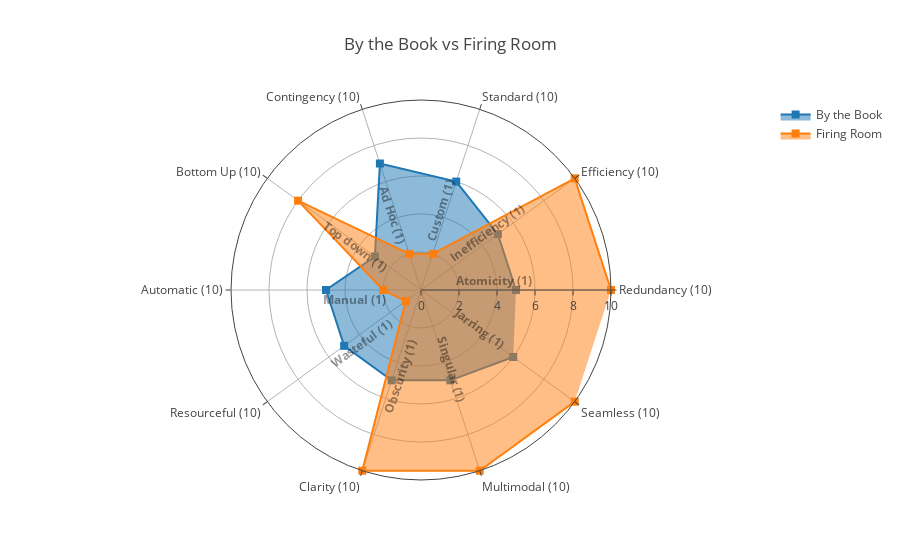
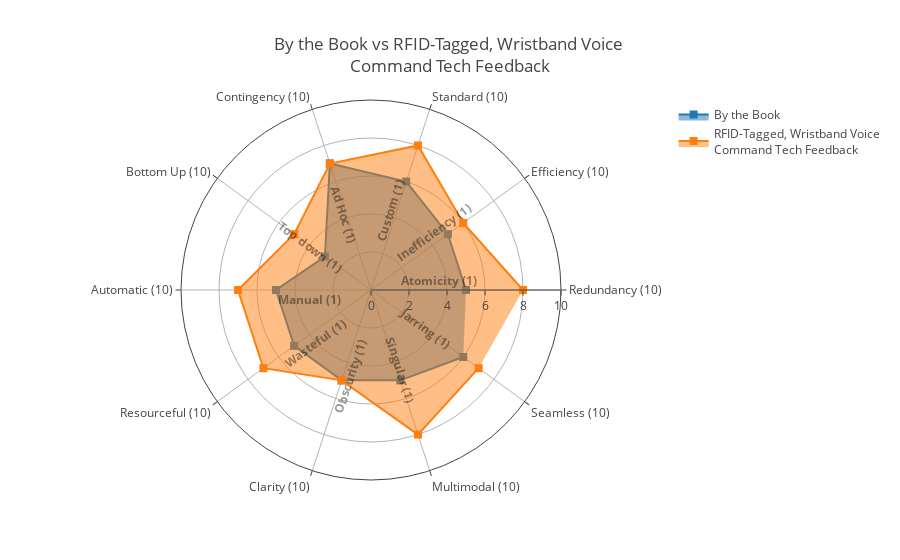

Source (notebook cell) for these figures, in order:
### Code cell
# create pairs of the ones you'd like to compare. should extend to longer lists as well
for pair in [[0,1], [0,5]]:
#     print(row)
    d = []
    
    lower_range=attrs[1:].str.split(' - ').str[0]
    upper_range=attrs[1:].str.split(' - ').str[1]
    title = ''
    for ind, idd in enumerate(pair):
        row = dfrt.iloc[idd]
        idea= row['idea']
        title += " vs " + idea if ind > 0 else idea
        stats = row.drop('idea').drop('notes')
        d.append(Scatterpolar(
          r = stats,
          theta = upper_range,
          fill = 'toself',
          hoverinfo='r',
          name=idea,
    #       connectgaps=True,
          marker = dict(
            symbol = "square",
            size = 8
          )
        ))
    

#     notes= row['notes']
    
    

    annot=[]
    for num in range(0,len(stats)):
        
        rr=0.05 # polar coord radius of annotations
    #     xcenter=0 # cartesian shift to get to center of graph
    #     ycenter=0 # cartesian shift to get to center of graph
    #     yscale=0 # annotation need scaling along y because of graph shape
    #     rr=0.03 # polar coord radius of annotations
        xcenter=0.5 # cartesian shift to get to center of graph
        ycenter=0.5 # cartesian shift to get to center of graph
        yscale=2.4 # annotation need scaling along y because of graph shape
        th=(2*np.pi/len(stats))*num #2pi = 360; get angular increment in radians
        thd=((360/len(stats))*num) # get angular increment in degrees
#         print('angle: '+ str(thd))
#         print('x: ' + str(np.cos(th)))
#         print('y: ' + str(np.sin(th)))
        xanchor="left"
        yanchor="top"
        if num in range(3,8): #flip the ones that are upside down
            thd = thd + 180
            xanchor="right"
        if num in range(0,5):
            yanchor="bottom"
#         if num in [0,5]: # this would put the text directly over the axis line
#             yanchor="middle"
        if num in [2,4,7,9]: # because of anchors, every other box sits on the opposite side of the axis. correct manually
            th += (2*np.pi/len(stats))/2
        if num in [1,4,6,9]: # because of anchors, every other box sits on the opposite side of the axis. correct manually
            rr -=0.006
#         if num == 4: #manual tweak
#             y=y+0.03

        # polar coordinate math, translate to cartesian for the annotations
        # x = r × cos( θ )
        # y = r × sin( θ )
        x = xcenter+(rr*np.cos(th))
        y = ycenter+(yscale*rr*np.sin(th)) # y needs an extra multiplier because of graph shape
        annot.append(  
            dict(
#                 text='<b>ab</b>',
                text='<b>'+lower_range[num]+'</b>',
                x=x,
                y=y,
                xanchor = xanchor,
                yanchor = yanchor,
#                 bgcolor="#888888",
#                 bordercolor="#000000",
                borderpad=0,
#                 xref="polar",
#                 yref="polar",
                showarrow=False,
                textangle=360-thd,
                font = dict(color="rgba(0,0,0,0.4)")
            ))
#     print(str(notes))
#     if (str(notes) != 'nan'):
#         annot.append(
#             dict(
#                 text="Notes: " + notes,
#                 x=-.1,
#                 y=0.3,
#                 showarrow=False,
#                 align='left'
#             ))
     
    # add an annotation with the ratings
#     ratings = ""
#     ratingvals = "<br>"
#     for index, row in dfrn.iterrows():
#         ratings += dfrn.iloc[index]["Left"]+"/"
#         ratings +=dfrn.iloc[index]["Right"]+":  " 
#         ratings+= "<br>"
#         ratingvals += str(stats[dfrn.iloc[index]["Abbv"]]) + "<br>"
#     # Rating Labels    
#     annot.append(
#         dict(
#             text="<b>Ratings (1/10):</b> <br>" + ratings,
#             x=-.1,
#             y=1,
#             showarrow=False,
#             align='left'
#         ))
#     # Rating Values, stacked neatly
#     annot.append(
#         dict(
#             text=ratingvals,
#             x=.07,
#             y=.95507,
#             showarrow=False,
#             align='left'
#         ))
    
    layout = go.Layout(
      polar = dict(
        radialaxis = dict(
          visible = True,
          range = [0, 10],
          tickangle=0,
#           angle=90,
        ),
        angularaxis = dict(
          visible = True,
        ),
      ),
      showlegend = True,
      annotations=annot,
      title=title
    )

    fig = Figure(data=d, layout=layout)
    iplot(fig)

### Figure 1 — Plotly figure (JSON) as saved in the notebook; plotly's stock layout.template omitted (floating-point values rounded to 4 significant figures)
{"data": [{"fill": "toself", "hoverinfo": "r", "marker": {"size": 8, "symbol": "square"}, "name": "By the Book", "r": [5, 5, 6, 7, 3, 5, 5, 5, 5, 6], "theta": ["Redundancy (10)", "Efficiency (10)", "Standard (10)", "Contingency (10)", "Bottom Up (10)", "Automatic (10)", "Resourceful (10)", "Clarity (10)", "Multimodal (10)", "Seamless (10)", null], "type": "scatterpolar"}, {"fill": "toself", "hoverinfo": "r", "marker": {"size": 8, "symbol": "square"}, "name": "Firing Room", "r": [10, 10, 2, 2, 8, 2, 1, 10, 10, 10], "theta": ["Redundancy (10)", "Efficiency (10)", "Standard (10)", "Contingency (10)", "Bottom Up (10)", "Automatic (10)", "Resourceful (10)", "Clarity (10)", "Multimodal (10)", "Seamless (10)", null], "type": "scatterpolar"}], "layout": {"annotations": [{"borderpad": 0, "font": {"color": "rgba(0,0,0,0.4)"}, "showarrow": false, "text": "<b>Atomicity (1)</b>", "textangle": 360, "x": 0.55, "xanchor": "left", "y": 0.5, "yanchor": "bottom"}, {"borderpad": 0, "font": {"color": "rgba(0,0,0,0.4)"}, "showarrow": false, "text": "<b>Inefficiency (1)</b>", "textangle": 324, "x": 0.5356, "xanchor": "left", "y": 0.5621, "yanchor": "bottom"}, {"borderpad": 0, "font": {"color": "rgba(0,0,0,0.4)"}, "showarrow": false, "text": "<b>Custom (1)</b>", "textangle": 288, "x": 0.5, "xanchor": "left", "y": 0.62, "yanchor": "bottom"}, {"borderpad": 0, "font": {"color": "rgba(0,0,0,0.4)"}, "showarrow": false, "text": "<b>Ad Hoc (1)</b>", "textangle": 72, "x": 0.4845, "xanchor": "right", "y": 0.6141, "yanchor": "bottom"}, {"borderpad": 0, "font": {"color": "rgba(0,0,0,0.4)"}, "showarrow": false, "text": "<b>Top down (1)</b>", "textangle": 36, "x": 0.4582, "xanchor": "right", "y": 0.5326, "yanchor": "bottom"}, {"borderpad": 0, "font": {"color": "rgba(0,0,0,0.4)"}, "showarrow": false, "text": "<b>Manual (1)</b>", "textangle": 0, "x": 0.45, "xanchor": "right", "y": 0.5, "yanchor": "top"}, {"borderpad": 0, "font": {"color": "rgba(0,0,0,0.4)"}, "showarrow": false, "text": "<b>Wasteful (1)</b>", "textangle": -36, "x": 0.4644, "xanchor": "right", "y": 0.4379, "yanchor": "top"}, {"borderpad": 0, "font": {"color": "rgba(0,0,0,0.4)"}, "showarrow": false, "text": "<b>Obscurity (1)</b>", "textangle": -72, "x": 0.5, "xanchor": "right", "y": 0.38, "yanchor": "top"}, {"borderpad": 0, "font": {"color": "rgba(0,0,0,0.4)"}, "showarrow": false, "text": "<b>Singular (1)</b>", "textangle": 72, "x": 0.5155, "xanchor": "left", "y": 0.3859, "yanchor": "top"}, {"borderpad": 0, "font": {"color": "rgba(0,0,0,0.4)"}, "showarrow": false, "text": "<b>Jarring (1)</b>", "textangle": 36, "x": 0.5418, "xanchor": "left", "y": 0.4674, "yanchor": "top"}], "polar": {"angularaxis": {"visible": true}, "radialaxis": {"range": [0, 10], "tickangle": 0, "visible": true}}, "showlegend": true, "title": "By the Book vs Firing Room"}}

### Figure 2 — Plotly figure (JSON) as saved in the notebook; plotly's stock layout.template omitted (floating-point values rounded to 4 significant figures)
{"data": [{"fill": "toself", "hoverinfo": "r", "marker": {"size": 8, "symbol": "square"}, "name": "By the Book", "r": [5, 5, 6, 7, 3, 5, 5, 5, 5, 6], "theta": ["Redundancy (10)", "Efficiency (10)", "Standard (10)", "Contingency (10)", "Bottom Up (10)", "Automatic (10)", "Resourceful (10)", "Clarity (10)", "Multimodal (10)", "Seamless (10)", null], "type": "scatterpolar"}, {"fill": "toself", "hoverinfo": "r", "marker": {"size": 8, "symbol": "square"}, "name": "RFID-Tagged, Wristband Voice <br>Command Tech Feedback", "r": [8, 6, 8, 7, 5, 7, 7, 5, 8, 7], "theta": ["Redundancy (10)", "Efficiency (10)", "Standard (10)", "Contingency (10)", "Bottom Up (10)", "Automatic (10)", "Resourceful (10)", "Clarity (10)", "Multimodal (10)", "Seamless (10)", null], "type": "scatterpolar"}], "layout": {"annotations": [{"borderpad": 0, "font": {"color": "rgba(0,0,0,0.4)"}, "showarrow": false, "text": "<b>Atomicity (1)</b>", "textangle": 360, "x": 0.55, "xanchor": "left", "y": 0.5, "yanchor": "bottom"}, {"borderpad": 0, "font": {"color": "rgba(0,0,0,0.4)"}, "showarrow": false, "text": "<b>Inefficiency (1)</b>", "textangle": 324, "x": 0.5356, "xanchor": "left", "y": 0.5621, "yanchor": "bottom"}, {"borderpad": 0, "font": {"color": "rgba(0,0,0,0.4)"}, "showarrow": false, "text": "<b>Custom (1)</b>", "textangle": 288, "x": 0.5, "xanchor": "left", "y": 0.62, "yanchor": "bottom"}, {"borderpad": 0, "font": {"color": "rgba(0,0,0,0.4)"}, "showarrow": false, "text": "<b>Ad Hoc (1)</b>", "textangle": 72, "x": 0.4845, "xanchor": "right", "y": 0.6141, "yanchor": "bottom"}, {"borderpad": 0, "font": {"color": "rgba(0,0,0,0.4)"}, "showarrow": false, "text": "<b>Top down (1)</b>", "textangle": 36, "x": 0.4582, "xanchor": "right", "y": 0.5326, "yanchor": "bottom"}, {"borderpad": 0, "font": {"color": "rgba(0,0,0,0.4)"}, "showarrow": false, "text": "<b>Manual (1)</b>", "textangle": 0, "x": 0.45, "xanchor": "right", "y": 0.5, "yanchor": "top"}, {"borderpad": 0, "font": {"color": "rgba(0,0,0,0.4)"}, "showarrow": false, "text": "<b>Wasteful (1)</b>", "textangle": -36, "x": 0.4644, "xanchor": "right", "y": 0.4379, "yanchor": "top"}, {"borderpad": 0, "font": {"color": "rgba(0,0,0,0.4)"}, "showarrow": false, "text": "<b>Obscurity (1)</b>", "textangle": -72, "x": 0.5, "xanchor": "right", "y": 0.38, "yanchor": "top"}, {"borderpad": 0, "font": {"color": "rgba(0,0,0,0.4)"}, "showarrow": false, "text": "<b>Singular (1)</b>", "textangle": 72, "x": 0.5155, "xanchor": "left", "y": 0.3859, "yanchor": "top"}, {"borderpad": 0, "font": {"color": "rgba(0,0,0,0.4)"}, "showarrow": false, "text": "<b>Jarring (1)</b>", "textangle": 36, "x": 0.5418, "xanchor": "left", "y": 0.4674, "yanchor": "top"}], "polar": {"angularaxis": {"visible": true}, "radialaxis": {"range": [0, 10], "tickangle": 0, "visible": true}}, "showlegend": true, "title": "By the Book vs RFID-Tagged, Wristband Voice <br>Command Tech Feedback"}}
